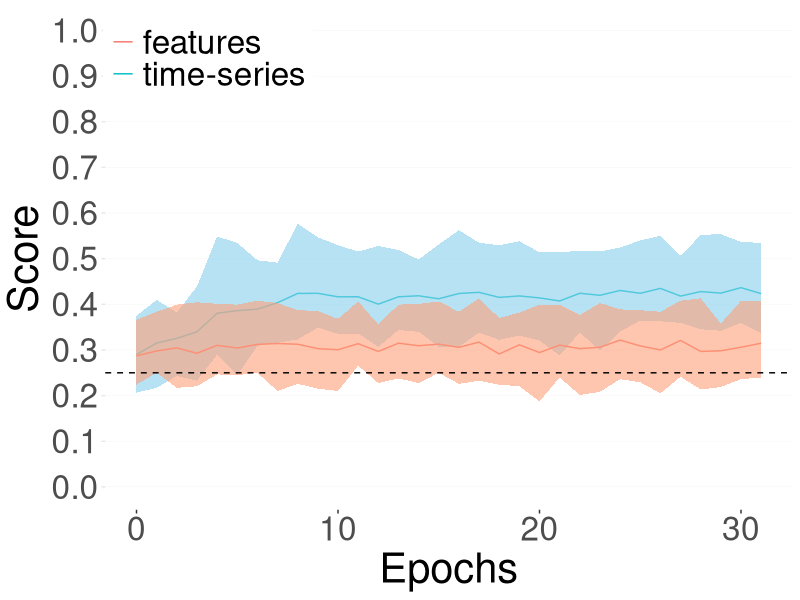
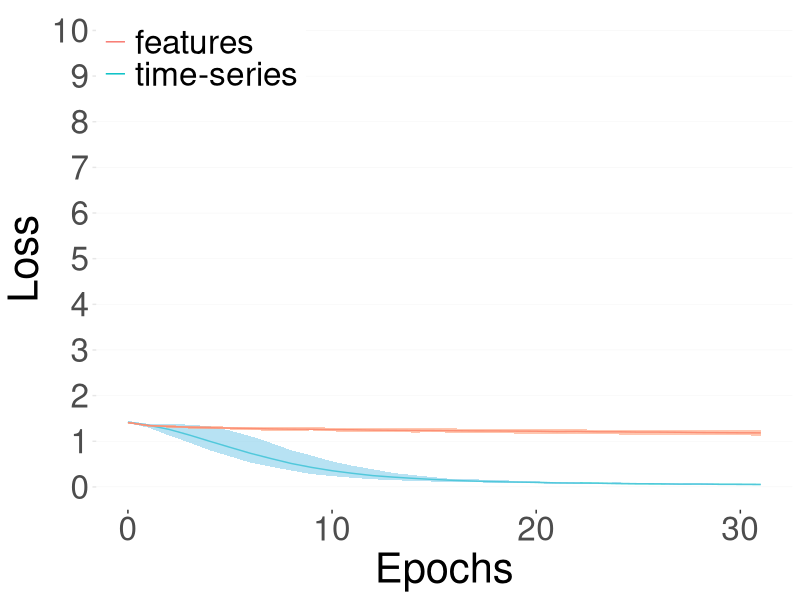
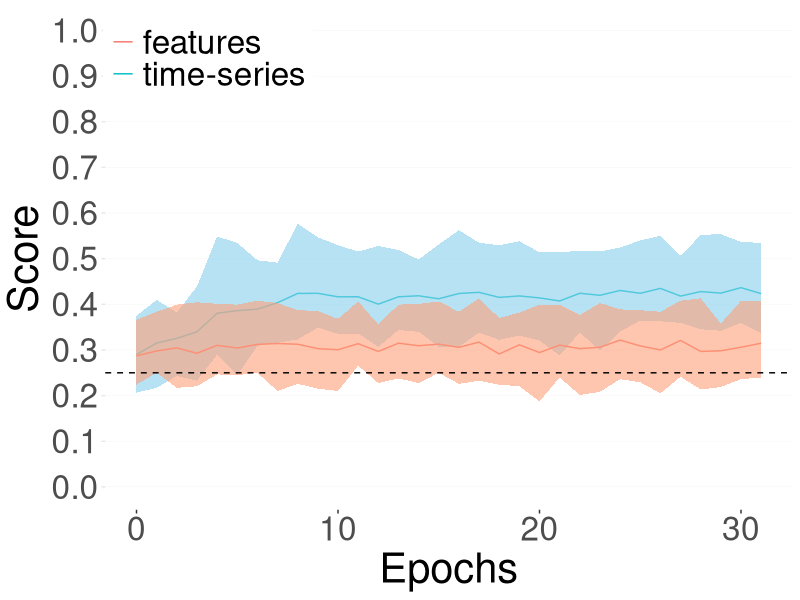
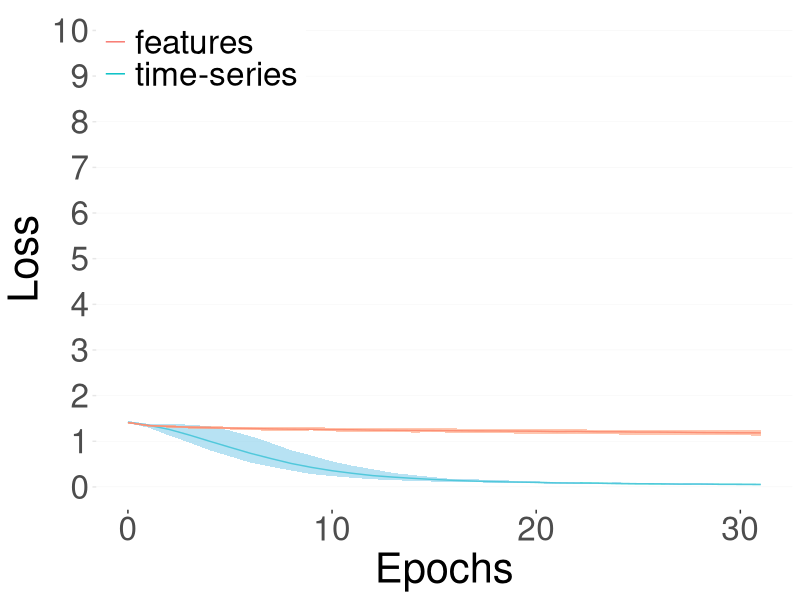

Write R code to recreate these figures, in order. (Note: this script raises an error after producing the figures.)
library(ggplot2)
library(ggthemes)
library(forcats)

###
# Training/validation score
###

# Read results
results <- read.csv(file = "./scripts/plotting/export_score.csv", stringsAsFactors = FALSE)
results_features <- results[,c(1,2,3,4)]
results_time <- results[,c(1,5,6,7)]

# Transform
results_time$type = "time-series"
colnames(results_time) <- c('epochs', 'score', 'min', 'max', 'type')
results_features$type = "features"
colnames(results_features) <- c('epochs', 'score', 'min', 'max', 'type')
ggplot() +
    geom_line(data=results_time, aes(x = epochs, y=score, color=type)) +
    geom_ribbon(data=results_time, aes(x = epochs, ymax = max, ymin = min), alpha = 0.6, fill = "skyblue") +
    geom_line(data=results_features, aes(x = epochs, y=score, color=type)) +
    geom_ribbon(data=results_features, aes(x = epochs, ymax = max, ymin = min), alpha = 0.6, fill = "lightsalmon") +
    scale_y_continuous(limits=c(0,1), breaks=seq(0, 1, 0.1)) +
    geom_hline(yintercept=0.25, linetype="dashed") +
    theme(text = element_text(size = 30),
          panel.grid.major.x = element_blank(),
          axis.ticks.y = element_line(colour="#e7e7e7"),
          panel.grid.major.y = element_line(size=0.1, color="#ededed"),
          panel.background = element_blank(),
          legend.title=element_blank(),

          legend.key=element_blank(),
          legend.position = c(0.15, 0.9)) +
    labs(x="Epochs", y="Score")
ggsave("./scripts/plotting/plots/validation_optimisation_score.pdf")

###
# Training/Validation loss
###

# Read results
results <- read.csv(file = "./scripts/plotting/export_loss.csv", stringsAsFactors = FALSE)
results_features <- results[,c(1,2,3,4)]
results_time <- results[,c(1,5,6,7)]

# Transform
results_time$type = "time-series"
colnames(results_time) <- c('epochs', 'score', 'min', 'max', 'type')
results_features$type = "features"
colnames(results_features) <- c('epochs', 'score', 'min', 'max', 'type')
ggplot() +
    geom_line(data=results_time, aes(x = epochs, y=score, color=type)) +
    geom_ribbon(data=results_time, aes(x = epochs, ymax = max, ymin = min), alpha = 0.6, fill = "skyblue") +
    geom_line(data=results_features, aes(x = epochs, y=score, color=type)) +
    geom_ribbon(data=results_features, aes(x = epochs, ymax = max, ymin = min), alpha = 0.6, fill = "lightsalmon") +
    scale_y_continuous(limits=c(0,10), breaks=seq(0, 10, 1)) +
    #scale_color_manual("",values = c("skyblue", "lightsalmon"), labels = c("time-series", "features"))+
    theme(text = element_text(size = 30),
          panel.grid.major.x = element_blank(),
          axis.ticks.y = element_line(colour="#e7e7e7"),
          panel.grid.major.y = element_line(size=0.1, color="#ededed"),
          panel.background = element_blank(),
          legend.title=element_blank(),
          legend.key=element_blank(),
          legend.position = c(0.15, 0.9)) +
    labs(x="Epochs", y="Loss")
ggsave("./scripts/plotting/plots/training_optimisation_loss.pdf")

###
# Test score
###
results <- read.csv(file = "./scripts/plotting/test_export.csv", stringsAsFactors = FALSE)[,c(2,8)]
colnames(results) <- c('type', 'score')
ggplot(results, aes(y = score, fill=type, color = type)) +
    geom_boxplot(width=0.4) +
    xlim(-1,1) +
    facet_wrap(~fct_relevel(type, "time-series", "features"), scales = "free_x", strip.position = "bottom") +
    scale_y_continuous(limits=c(0,1), breaks=seq(0, 1, 0.1)) +
    geom_hline(yintercept=0.25, linetype="dashed") +
    scale_fill_manual(values=c("lightsalmon", "skyblue")) +
    theme(text = element_text(size = 30),
          panel.spacing = unit(0, "lines"),
          axis.ticks.y = element_line(colour="#e7e7e7"),
          panel.grid.major.y = element_line(size=0.1, color="#ededed"),
          strip.background = element_blank(),
          panel.background = element_blank(),
          strip.placement = "outside",
          axis.title.x=element_blank(),
          axis.text.x=element_blank(),
          axis.ticks.x=element_blank(),
          legend.position="none")
ggsave("./scripts/plotting/plots/test_optimisation_score.pdf")
